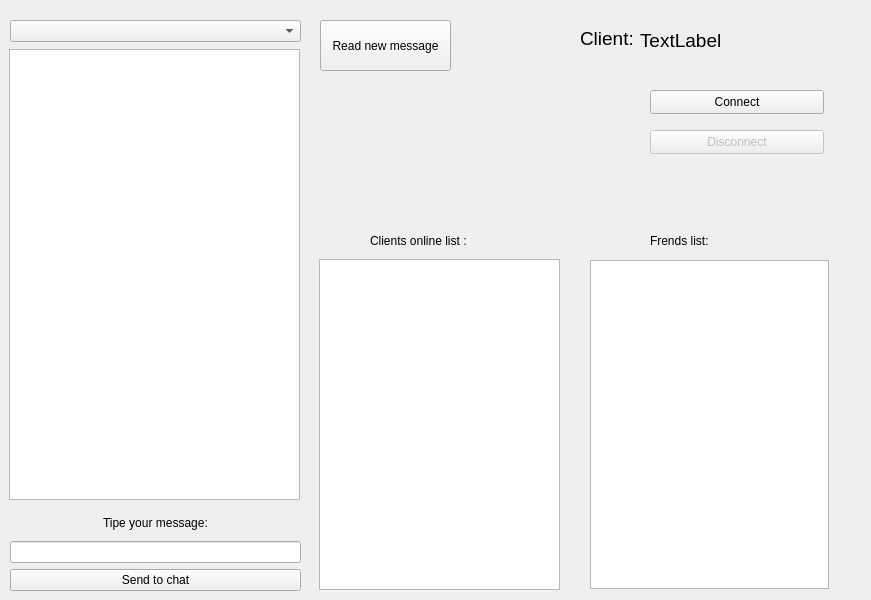
<?xml version="1.0" encoding="UTF-8"?>
<ui version="4.0">
 <class>ChatWindow</class>
 <widget class="QWidget" name="ChatWindow">
  <property name="geometry">
   <rect>
    <x>0</x>
    <y>0</y>
    <width>871</width>
    <height>600</height>
   </rect>
  </property>
  <property name="windowTitle">
   <string>ChatWindow</string>
  </property>
  <widget class="QWidget" name="verticalLayoutWidget">
   <property name="geometry">
    <rect>
     <x>10</x>
     <y>510</y>
     <width>291</width>
     <height>81</height>
    </rect>
   </property>
   <layout class="QVBoxLayout" name="verticalLayout">
    <item alignment="Qt::AlignHCenter">
     <widget class="QLabel" name="label">
      <property name="text">
       <string>Tipe your message:</string>
      </property>
     </widget>
    </item>
    <item>
     <widget class="QLineEdit" name="msg_to_chat"/>
    </item>
    <item>
     <widget class="QPushButton" name="send_to_chat_button">
      <property name="text">
       <string>Send to chat</string>
      </property>
     </widget>
    </item>
   </layout>
  </widget>
  <widget class="QWidget" name="verticalLayoutWidget_2">
   <property name="geometry">
    <rect>
     <x>9</x>
     <y>49</y>
     <width>291</width>
     <height>451</height>
    </rect>
   </property>
   <layout class="QVBoxLayout" name="verticalLayout_2">
    <item>
     <widget class="QListView" name="input_msg_list"/>
    </item>
   </layout>
  </widget>
  <widget class="QWidget" name="verticalLayoutWidget_3">
   <property name="geometry">
    <rect>
     <x>319</x>
     <y>259</y>
     <width>241</width>
     <height>331</height>
    </rect>
   </property>
   <layout class="QVBoxLayout" name="verticalLayout_3">
    <item>
     <widget class="QListView" name="clients_online_list"/>
    </item>
   </layout>
  </widget>
  <widget class="QLabel" name="label_2">
   <property name="geometry">
    <rect>
     <x>370</x>
     <y>230</y>
     <width>151</width>
     <height>21</height>
    </rect>
   </property>
   <property name="text">
    <string>Clients online list :</string>
   </property>
  </widget>
  <widget class="QListView" name="frends_list">
   <property name="geometry">
    <rect>
     <x>590</x>
     <y>260</y>
     <width>239</width>
     <height>329</height>
    </rect>
   </property>
  </widget>
  <widget class="QLabel" name="label_3">
   <property name="geometry">
    <rect>
     <x>650</x>
     <y>230</y>
     <width>151</width>
     <height>21</height>
    </rect>
   </property>
   <property name="text">
    <string>Frends list:</string>
   </property>
  </widget>
  <widget class="QComboBox" name="comboBox">
   <property name="geometry">
    <rect>
     <x>10</x>
     <y>20</y>
     <width>291</width>
     <height>22</height>
    </rect>
   </property>
  </widget>
  <widget class="QPushButton" name="new_message">
   <property name="geometry">
    <rect>
     <x>320</x>
     <y>20</y>
     <width>131</width>
     <height>51</height>
    </rect>
   </property>
   <property name="text">
    <string>Read new message</string>
   </property>
  </widget>
  <widget class="QPushButton" name="connect_button">
   <property name="enabled">
    <bool>true</bool>
   </property>
   <property name="geometry">
    <rect>
     <x>650</x>
     <y>90</y>
     <width>174</width>
     <height>24</height>
    </rect>
   </property>
   <property name="text">
    <string>Connect</string>
   </property>
  </widget>
  <widget class="QPushButton" name="disconnect_button">
   <property name="enabled">
    <bool>false</bool>
   </property>
   <property name="geometry">
    <rect>
     <x>650</x>
     <y>130</y>
     <width>174</width>
     <height>24</height>
    </rect>
   </property>
   <property name="text">
    <string>Disconnect</string>
   </property>
  </widget>
  <widget class="QLabel" name="label_4">
   <property name="geometry">
    <rect>
     <x>580</x>
     <y>30</y>
     <width>61</width>
     <height>16</height>
    </rect>
   </property>
   <property name="font">
    <font>
     <pointsize>14</pointsize>
    </font>
   </property>
   <property name="layoutDirection">
    <enum>Qt::LeftToRight</enum>
   </property>
   <property name="text">
    <string>Client:</string>
   </property>
  </widget>
  <widget class="QLabel" name="client_name_label">
   <property name="geometry">
    <rect>
     <x>640</x>
     <y>30</y>
     <width>171</width>
     <height>21</height>
    </rect>
   </property>
   <property name="font">
    <font>
     <pointsize>14</pointsize>
    </font>
   </property>
   <property name="text">
    <string>TextLabel</string>
   </property>
  </widget>
 </widget>
 <resources/>
 <connections/>
</ui>
